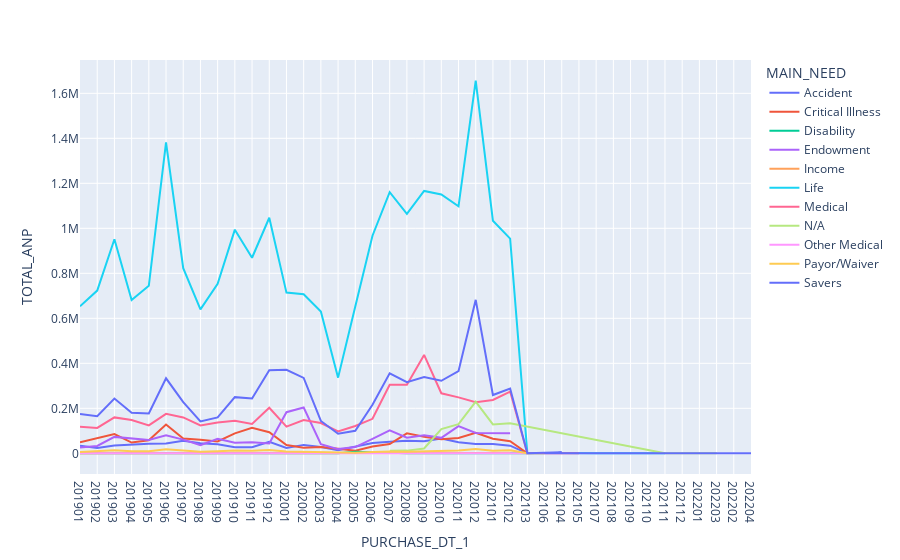

Notebook code for this chart:
### Code cell
fig = px.line(df_base_4, x="PURCHASE_DT_1", y="TOTAL_ANP", color="MAIN_NEED")
fig.show()

### Figure 1 — Plotly figure (JSON) as saved in the notebook; plotly's stock layout.template omitted (floating-point values rounded to 4 significant figures)
{"data": [{"hovertemplate": "MAIN_NEED=Accident<br>PURCHASE_DT_1=%{x}<br>TOTAL_ANP=%{y}<extra></extra>", "legendgroup": "Accident", "line": {"color": "#636efa", "dash": "solid"}, "marker": {"symbol": "circle"}, "mode": "lines", "name": "Accident", "orientation": "v", "showlegend": true, "type": "scatter", "x": ["201901", "201902", "201903", "201904", "201905", "201906", "201907", "201908", "201909", "201910", "201911", "201912", "202001", "202002", "202003", "202004", "202005", "202006", "202007", "202008", "202009", "202010", "202011", "202012", "202101", "202102", "202103"], "xaxis": "x", "y": [33310.0, 23290.0, 35000.0, 40120.0, 42560.0, 43620.0, 56030.0, 44190.0, 40040.0, 27200.0, 27090.0, 50840.0, 23930.0, 37390.0, 27700.0, 13520.0, 29490.0, 46120.0, 51800.0, 55570.0, 53410.0, 65570.0, 49243, 41630.0, 40810.0, 34010.0, 0], "yaxis": "y"}, {"hovertemplate": "MAIN_NEED=Critical Illness<br>PURCHASE_DT_1=%{x}<br>TOTAL_ANP=%{y}<extra></extra>", "legendgroup": "Critical Illness", "line": {"color": "#EF553B", "dash": "solid"}, "marker": {"symbol": "circle"}, "mode": "lines", "name": "Critical Illness", "orientation": "v", "showlegend": true, "type": "scatter", "x": ["201901", "201902", "201903", "201904", "201905", "201906", "201907", "201908", "201909", "201910", "201911", "201912", "202001", "202002", "202003", "202004", "202005", "202006", "202007", "202008", "202009", "202010", "202011", "202012", "202101", "202102", "202103"], "xaxis": "x", "y": [48510.0, 66170.0, 85300.0, 47780.0, 58070.0, 128100.0, 66110.0, 60620.0, 52470.0, 88770.0, 113400.0, 93430.0, 37120.0, 25110.0, 27940.0, 19810.0, 11300.0, 30490.0, 41420.0, 88710.0, 73710.0, 62970.0, 67890.0, 90710.0, 65060.0, 54050.0, 0], "yaxis": "y"}, {"hovertemplate": "MAIN_NEED=Disability<br>PURCHASE_DT_1=%{x}<br>TOTAL_ANP=%{y}<extra></extra>", "legendgroup": "Disability", "line": {"color": "#00cc96", "dash": "solid"}, "marker": {"symbol": "circle"}, "mode": "lines", "name": "Disability", "orientation": "v", "showlegend": true, "type": "scatter", "x": ["201901", "201902", "201903", "201904", "201905", "201906", "201907", "201908", "201909", "201910", "201911", "201912", "202001", "202002", "202003", "202004", "202005", "202006", "202007", "202008", "202009", "202010", "202011", "202012", "202101", "202102", "202103", "202106"], "xaxis": "x", "y": [247.4, 90.74, 381.6, 223.3, 173.6, 272.3, 509.5, 453.7, 924.6, 501.9, 515.5, 326.1, 652.0, 218.7, 210.9, 229.4, 7122.0, 4364.0, 1212.0, 456.7, 541.6, 602.2, 915.0, 699.8, 706.4, 371.9, 0, 0], "yaxis": "y"}, {"hovertemplate": "MAIN_NEED=Endowment<br>PURCHASE_DT_1=%{x}<br>TOTAL_ANP=%{y}<extra></extra>", "legendgroup": "Endowment", "line": {"color": "#ab63fa", "dash": "solid"}, "marker": {"symbol": "circle"}, "mode": "lines", "name": "Endowment", "orientation": "v", "showlegend": true, "type": "scatter", "x": ["201901", "201902", "201903", "201904", "201905", "201906", "201907", "201908", "201909", "201910", "201911", "201912", "202001", "202002", "202003", "202004", "202005", "202006", "202007", "202008", "202009", "202010", "202011", "202012", "202101", "202102"], "xaxis": "x", "y": [26100.0, 32780.0, 72990.0, 64850.0, 59340.0, 80070.0, 60900.0, 36400.0, 64340.0, 47190.0, 48690.0, 43220.0, 182800.0, 203400.0, 40780.0, 18610.0, 27700.0, 64120.0, 102400.0, 69240.0, 80140.0, 68770.0, 120800.0, 90350.0, 89490.0, 89170.0], "yaxis": "y"}, {"hovertemplate": "MAIN_NEED=Income<br>PURCHASE_DT_1=%{x}<br>TOTAL_ANP=%{y}<extra></extra>", "legendgroup": "Income", "line": {"color": "#FFA15A", "dash": "solid"}, "marker": {"symbol": "circle"}, "mode": "lines", "name": "Income", "orientation": "v", "showlegend": true, "type": "scatter", "x": ["201901", "201902", "201903", "201904", "201905", "201906", "201907", "201908", "201909", "201910", "201911", "201912", "202001", "202002", "202003", "202004", "202005", "202006", "202007", "202008", "202009", "202010", "202011", "202012", "202101", "202102"], "xaxis": "x", "y": [172.9, 237.6, 646.4, 498.8, 394.3, 623.8, 394.2, 457.6, 635.0, 509.6, 272.7, 596.8, 567.4, 501.0, 331.5, 782.6, 457.7, 683.0, 795.5, 751.5, 945.1, 893.0, 656.5, 1161.0, 686.9, 987.0], "yaxis": "y"}, {"hovertemplate": "MAIN_NEED=Life<br>PURCHASE_DT_1=%{x}<br>TOTAL_ANP=%{y}<extra></extra>", "legendgroup": "Life", "line": {"color": "#19d3f3", "dash": "solid"}, "marker": {"symbol": "circle"}, "mode": "lines", "name": "Life", "orientation": "v", "showlegend": true, "type": "scatter", "x": ["201901", "201902", "201903", "201904", "201905", "201906", "201907", "201908", "201909", "201910", "201911", "201912", "202001", "202002", "202003", "202004", "202005", "202006", "202007", "202008", "202009", "202010", "202011", "202012", "202101", "202102", "202103", "202104", "202105", "202106", "202107", "202108", "202109", "202110", "202111"], "xaxis": "x", "y": [653300.0, 723200.0, 951400.0, 681500.0, 744400.0, 1382000.0, 823000.0, 639900.0, 753900.0, 994000.0, 869200.0, 1047000.0, 714200.0, 707200.0, 630300.0, 336300.0, 652100.0, 967200.0, 1161000.0, 1064000.0, 1166000.0, 1151000.0, 1098000.0, 1656000.0, 1034000.0, 954100.0, 2067, 216, 147.6, 255, 145, 40, 20, 73.6, 15], "yaxis": "y"}, {"hovertemplate": "MAIN_NEED=Medical<br>PURCHASE_DT_1=%{x}<br>TOTAL_ANP=%{y}<extra></extra>", "legendgroup": "Medical", "line": {"color": "#FF6692", "dash": "solid"}, "marker": {"symbol": "circle"}, "mode": "lines", "name": "Medical", "orientation": "v", "showlegend": true, "type": "scatter", "x": ["201901", "201902", "201903", "201904", "201905", "201906", "201907", "201908", "201909", "201910", "201911", "201912", "202001", "202002", "202003", "202004", "202005", "202006", "202007", "202008", "202009", "202010", "202011", "202012", "202101", "202102", "202103", "202105", "202106"], "xaxis": "x", "y": [118400.0, 112700.0, 159500.0, 147700.0, 123800.0, 175300.0, 159300.0, 124100.0, 137191, 144400.0, 130100.0, 202500.0, 118600.0, 147500.0, 134700.0, 96870.0, 121200.0, 153300.0, 304500.0, 305100.0, 437300.0, 266800.0, 248600.0, 227300.0, 237300.0, 274400.0, 396.5, 272.4, 151.3], "yaxis": "y"}, {"hovertemplate": "MAIN_NEED=N/A<br>PURCHASE_DT_1=%{x}<br>TOTAL_ANP=%{y}<extra></extra>", "legendgroup": "N/A", "line": {"color": "#B6E880", "dash": "solid"}, "marker": {"symbol": "circle"}, "mode": "lines", "name": "N/A", "orientation": "v", "showlegend": true, "type": "scatter", "x": ["202007", "202008", "202009", "202010", "202011", "202012", "202101", "202102", "202111", "202112", "202201", "202203"], "xaxis": "x", "y": [11100.0, 11910.0, 21416, 107900.0, 129400.0, 229100.0, 128200.0, 133300.0, 0, 0, 30, 80.4], "yaxis": "y"}, {"hovertemplate": "MAIN_NEED=Other Medical<br>PURCHASE_DT_1=%{x}<br>TOTAL_ANP=%{y}<extra></extra>", "legendgroup": "Other Medical", "line": {"color": "#FF97FF", "dash": "solid"}, "marker": {"symbol": "circle"}, "mode": "lines", "name": "Other Medical", "orientation": "v", "showlegend": true, "type": "scatter", "x": ["201901", "201902", "201903", "201905", "201906", "201907", "201908", "201909", "201910", "201911", "201912", "202001", "202002", "202003", "202004", "202005", "202006", "202007", "202008", "202009", "202010", "202011", "202012", "202101", "202102", "202103"], "xaxis": "x", "y": [120.2, 54.5, 62.78, 851.5, 64.9, 229.3, 150.2, 111.3, 326.1, 103.1, 1167.0, 109.2, 87.16, 111.6, 0, 0, 0, 0, 30, 173.5, 251.0, 375.9, 22.4, 30.46, 172.0, 0], "yaxis": "y"}, {"hovertemplate": "MAIN_NEED=Payor/Waiver<br>PURCHASE_DT_1=%{x}<br>TOTAL_ANP=%{y}<extra></extra>", "legendgroup": "Payor/Waiver", "line": {"color": "#FECB52", "dash": "solid"}, "marker": {"symbol": "circle"}, "mode": "lines", "name": "Payor/Waiver", "orientation": "v", "showlegend": true, "type": "scatter", "x": ["201901", "201902", "201903", "201904", "201905", "201906", "201907", "201908", "201909", "201910", "201911", "201912", "202001", "202002", "202003", "202004", "202005", "202006", "202007", "202008", "202009", "202010", "202011", "202012", "202101", "202102", "202103"], "xaxis": "x", "y": [5951.0, 9607.0, 13800.0, 9470.0, 8665.0, 17620.0, 12950.0, 6924.0, 9469.0, 12540.0, 11140.0, 15200.0, 7566.0, 6834.0, 5316.0, 3124.0, 2580.0, 5627.0, 7889.0, 6665.0, 8911.0, 9775.0, 12530.0, 19450.0, 11040.0, 13720.0, 0], "yaxis": "y"}, {"hovertemplate": "MAIN_NEED=Savers<br>PURCHASE_DT_1=%{x}<br>TOTAL_ANP=%{y}<extra></extra>", "legendgroup": "Savers", "line": {"color": "#636efa", "dash": "solid"}, "marker": {"symbol": "circle"}, "mode": "lines", "name": "Savers", "orientation": "v", "showlegend": true, "type": "scatter", "x": ["201901", "201902", "201903", "201904", "201905", "201906", "201907", "201908", "201909", "201910", "201911", "201912", "202001", "202002", "202003", "202004", "202005", "202006", "202007", "202008", "202009", "202010", "202011", "202012", "202101", "202102", "202103", "202104", "202106", "202107", "202108", "202109", "202110", "202111", "202112", "202201", "202202", "202204"], "xaxis": "x", "y": [174500.0, 165100.0, 243400.0, 180300.0, 177100.0, 333400.0, 227700.0, 141700.0, 159700.0, 249500.0, 243700.0, 369500.0, 370900.0, 335100.0, 143600.0, 86720.0, 99970.0, 215400.0, 355200.0, 315800.0, 339000.0, 322300.0, 365200.0, 682100.0, 259100.0, 288000.0, 170.4, 4320, 0, 0, 0, 0, 0, 0, 12, 18, 120, 0], "yaxis": "y"}], "layout": {"legend": {"title": {"text": "MAIN_NEED"}, "tracegroupgap": 0}, "margin": {"t": 60}, "xaxis": {"anchor": "y", "domain": [0, 1], "title": {"text": "PURCHASE_DT_1"}}, "yaxis": {"anchor": "x", "domain": [0, 1], "title": {"text": "TOTAL_ANP"}}}}
